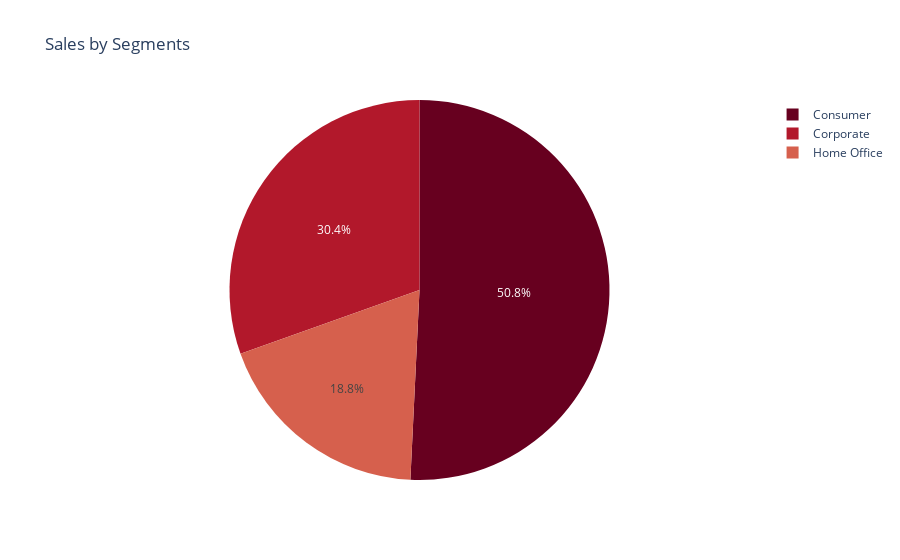

This figure's notebook cell:
### Markdown cell above
# Most of the orders come from Consumer segment

### Code cell
Segments= df.groupby("Segment").sum().sort_values("Sales",ascending=False)
Segments= Segments[['Sales']].round(2)
Segments.reset_index(inplace=True)

fig=px.pie(Segments,names='Segment',values='Sales',title="Sales by Segments",color_discrete_sequence=px.colors.sequential.RdBu)
fig.show()

### Figure 1 — Plotly figure (JSON) as saved in the notebook; plotly's stock layout.template omitted (floating-point values rounded to 4 significant figures)
{"data": [{"domain": {"x": [0, 1], "y": [0, 1]}, "hovertemplate": "Segment=%{label}<br>Sales=%{value}<extra></extra>", "labels": ["Consumer", "Corporate", "Home Office"], "legendgroup": "", "name": "", "showlegend": true, "type": "pie", "values": [1148000.0, 688500.0, 425000.0]}], "layout": {"legend": {"tracegroupgap": 0}, "piecolorway": ["rgb(103,0,31)", "rgb(178,24,43)", "rgb(214,96,77)", "rgb(244,165,130)", "rgb(253,219,199)", "rgb(247,247,247)", "rgb(209,229,240)", "rgb(146,197,222)", "rgb(67,147,195)", "rgb(33,102,172)", "rgb(5,48,97)"], "title": {"text": "Sales by Segments"}}}
